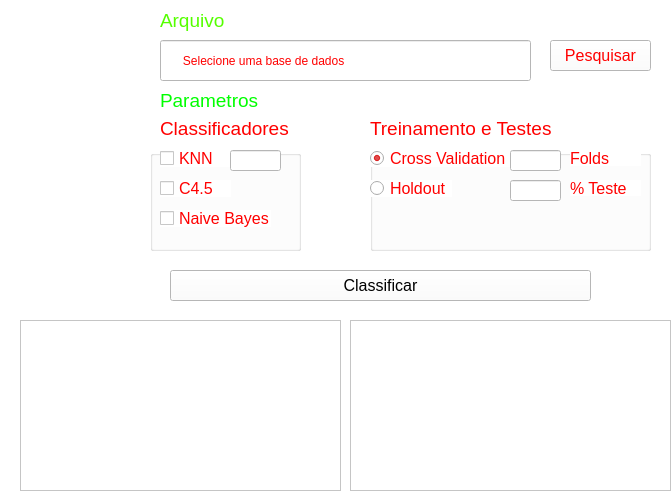
<?xml version="1.0" encoding="UTF-8"?>
<ui version="4.0">
 <class>janela</class>
 <widget class="QWidget" name="janela">
  <property name="enabled">
   <bool>true</bool>
  </property>
  <property name="geometry">
   <rect>
    <x>0</x>
    <y>0</y>
    <width>672</width>
    <height>492</height>
   </rect>
  </property>
  <property name="windowTitle">
   <string>Classificador de Dados</string>
  </property>
  <property name="styleSheet">
   <string notr="true">background-color: rgb(255, 255, 255);</string>
  </property>
  <widget class="QTableWidget" name="tablePValue">
   <property name="geometry">
    <rect>
     <x>20</x>
     <y>320</y>
     <width>321</width>
     <height>171</height>
    </rect>
   </property>
   <property name="styleSheet">
    <string notr="true">font: 12pt &quot;Arial&quot;;</string>
   </property>
   <property name="rowCount">
    <number>0</number>
   </property>
   <property name="columnCount">
    <number>0</number>
   </property>
  </widget>
  <widget class="QListWidget" name="listAcuracia">
   <property name="enabled">
    <bool>true</bool>
   </property>
   <property name="geometry">
    <rect>
     <x>350</x>
     <y>320</y>
     <width>321</width>
     <height>171</height>
    </rect>
   </property>
   <property name="font">
    <font>
     <family>Arial</family>
     <pointsize>12</pointsize>
    </font>
   </property>
   <property name="styleSheet">
    <string notr="true"/>
   </property>
  </widget>
  <widget class="QWidget" name="widgetDados" native="true">
   <property name="geometry">
    <rect>
     <x>150</x>
     <y>30</y>
     <width>521</width>
     <height>51</height>
    </rect>
   </property>
   <property name="styleSheet">
    <string notr="true">border-color: rgb(0, 255, 0);</string>
   </property>
   <widget class="QPushButton" name="botaoPesquisar">
    <property name="enabled">
     <bool>true</bool>
    </property>
    <property name="geometry">
     <rect>
      <x>400</x>
      <y>10</y>
      <width>101</width>
      <height>31</height>
     </rect>
    </property>
    <property name="font">
     <font>
      <family>Arial</family>
      <pointsize>12</pointsize>
      <strikeout>false</strikeout>
     </font>
    </property>
    <property name="mouseTracking">
     <bool>false</bool>
    </property>
    <property name="styleSheet">
     <string notr="true">color: rgb(255, 0, 0);
border-color: rgb(0, 255, 0);</string>
    </property>
    <property name="text">
     <string>Pesquisar</string>
    </property>
   </widget>
   <widget class="QLineEdit" name="dbInput">
    <property name="geometry">
     <rect>
      <x>10</x>
      <y>10</y>
      <width>371</width>
      <height>41</height>
     </rect>
    </property>
    <property name="palette">
     <palette>
      <active>
       <colorrole role="WindowText">
        <brush brushstyle="SolidPattern">
         <color alpha="255">
          <red>0</red>
          <green>255</green>
          <blue>0</blue>
         </color>
        </brush>
       </colorrole>
       <colorrole role="Button">
        <brush brushstyle="SolidPattern">
         <color alpha="255">
          <red>255</red>
          <green>255</green>
          <blue>255</blue>
         </color>
        </brush>
       </colorrole>
       <colorrole role="Text">
        <brush brushstyle="SolidPattern">
         <color alpha="255">
          <red>255</red>
          <green>0</green>
          <blue>0</blue>
         </color>
        </brush>
       </colorrole>
       <colorrole role="Base">
        <brush brushstyle="SolidPattern">
         <color alpha="255">
          <red>255</red>
          <green>255</green>
          <blue>255</blue>
         </color>
        </brush>
       </colorrole>
       <colorrole role="Window">
        <brush brushstyle="SolidPattern">
         <color alpha="255">
          <red>255</red>
          <green>255</green>
          <blue>255</blue>
         </color>
        </brush>
       </colorrole>
      </active>
      <inactive>
       <colorrole role="WindowText">
        <brush brushstyle="SolidPattern">
         <color alpha="255">
          <red>0</red>
          <green>255</green>
          <blue>0</blue>
         </color>
        </brush>
       </colorrole>
       <colorrole role="Button">
        <brush brushstyle="SolidPattern">
         <color alpha="255">
          <red>255</red>
          <green>255</green>
          <blue>255</blue>
         </color>
        </brush>
       </colorrole>
       <colorrole role="Text">
        <brush brushstyle="SolidPattern">
         <color alpha="255">
          <red>255</red>
          <green>0</green>
          <blue>0</blue>
         </color>
        </brush>
       </colorrole>
       <colorrole role="Base">
        <brush brushstyle="SolidPattern">
         <color alpha="255">
          <red>255</red>
          <green>255</green>
          <blue>255</blue>
         </color>
        </brush>
       </colorrole>
       <colorrole role="Window">
        <brush brushstyle="SolidPattern">
         <color alpha="255">
          <red>255</red>
          <green>255</green>
          <blue>255</blue>
         </color>
        </brush>
       </colorrole>
      </inactive>
      <disabled>
       <colorrole role="WindowText">
        <brush brushstyle="SolidPattern">
         <color alpha="255">
          <red>120</red>
          <green>120</green>
          <blue>120</blue>
         </color>
        </brush>
       </colorrole>
       <colorrole role="Button">
        <brush brushstyle="SolidPattern">
         <color alpha="255">
          <red>255</red>
          <green>255</green>
          <blue>255</blue>
         </color>
        </brush>
       </colorrole>
       <colorrole role="Text">
        <brush brushstyle="SolidPattern">
         <color alpha="255">
          <red>120</red>
          <green>120</green>
          <blue>120</blue>
         </color>
        </brush>
       </colorrole>
       <colorrole role="Base">
        <brush brushstyle="SolidPattern">
         <color alpha="255">
          <red>255</red>
          <green>255</green>
          <blue>255</blue>
         </color>
        </brush>
       </colorrole>
       <colorrole role="Window">
        <brush brushstyle="SolidPattern">
         <color alpha="255">
          <red>255</red>
          <green>255</green>
          <blue>255</blue>
         </color>
        </brush>
       </colorrole>
      </disabled>
     </palette>
    </property>
    <property name="autoFillBackground">
     <bool>false</bool>
    </property>
    <property name="styleSheet">
     <string notr="true">border-color: rgb(0, 255, 0);</string>
    </property>
    <property name="text">
     <string>      Selecione uma base de dados</string>
    </property>
   </widget>
  </widget>
  <widget class="QWidget" name="widgetPrincipal" native="true">
   <property name="geometry">
    <rect>
     <x>150</x>
     <y>90</y>
     <width>521</width>
     <height>221</height>
    </rect>
   </property>
   <widget class="QWidget" name="widgetClassificadores" native="true">
    <property name="geometry">
     <rect>
      <x>0</x>
      <y>30</y>
      <width>191</width>
      <height>151</height>
     </rect>
    </property>
    <widget class="QGroupBox" name="gbClassificadores">
     <property name="geometry">
      <rect>
       <x>0</x>
       <y>30</y>
       <width>151</width>
       <height>101</height>
      </rect>
     </property>
     <property name="title">
      <string/>
     </property>
     <widget class="QCheckBox" name="cbNb">
      <property name="geometry">
       <rect>
        <x>10</x>
        <y>60</y>
        <width>111</width>
        <height>17</height>
       </rect>
      </property>
      <property name="font">
       <font>
        <family>Arial</family>
        <pointsize>12</pointsize>
       </font>
      </property>
      <property name="styleSheet">
       <string notr="true">color: rgb(255, 0, 0);</string>
      </property>
      <property name="text">
       <string>Naive Bayes</string>
      </property>
     </widget>
     <widget class="QCheckBox" name="cbArvores">
      <property name="geometry">
       <rect>
        <x>10</x>
        <y>30</y>
        <width>71</width>
        <height>17</height>
       </rect>
      </property>
      <property name="font">
       <font>
        <family>Arial</family>
        <pointsize>12</pointsize>
       </font>
      </property>
      <property name="styleSheet">
       <string notr="true">color: rgb(255, 0, 0);</string>
      </property>
      <property name="text">
       <string>C4.5</string>
      </property>
     </widget>
     <widget class="QCheckBox" name="cbKnn">
      <property name="geometry">
       <rect>
        <x>10</x>
        <y>0</y>
        <width>71</width>
        <height>17</height>
       </rect>
      </property>
      <property name="font">
       <font>
        <family>Arial</family>
        <pointsize>12</pointsize>
       </font>
      </property>
      <property name="styleSheet">
       <string notr="true">color: rgb(255, 0, 0);</string>
      </property>
      <property name="text">
       <string>KNN</string>
      </property>
      <property name="checked">
       <bool>false</bool>
      </property>
     </widget>
     <widget class="QLineEdit" name="inputK">
      <property name="geometry">
       <rect>
        <x>80</x>
        <y>0</y>
        <width>51</width>
        <height>21</height>
       </rect>
      </property>
      <property name="palette">
       <palette>
        <active>
         <colorrole role="Button">
          <brush brushstyle="SolidPattern">
           <color alpha="255">
            <red>255</red>
            <green>255</green>
            <blue>255</blue>
           </color>
          </brush>
         </colorrole>
         <colorrole role="Text">
          <brush brushstyle="SolidPattern">
           <color alpha="255">
            <red>255</red>
            <green>0</green>
            <blue>0</blue>
           </color>
          </brush>
         </colorrole>
         <colorrole role="Base">
          <brush brushstyle="SolidPattern">
           <color alpha="255">
            <red>255</red>
            <green>255</green>
            <blue>255</blue>
           </color>
          </brush>
         </colorrole>
         <colorrole role="Window">
          <brush brushstyle="SolidPattern">
           <color alpha="255">
            <red>255</red>
            <green>255</green>
            <blue>255</blue>
           </color>
          </brush>
         </colorrole>
        </active>
        <inactive>
         <colorrole role="Button">
          <brush brushstyle="SolidPattern">
           <color alpha="255">
            <red>255</red>
            <green>255</green>
            <blue>255</blue>
           </color>
          </brush>
         </colorrole>
         <colorrole role="Text">
          <brush brushstyle="SolidPattern">
           <color alpha="255">
            <red>255</red>
            <green>0</green>
            <blue>0</blue>
           </color>
          </brush>
         </colorrole>
         <colorrole role="Base">
          <brush brushstyle="SolidPattern">
           <color alpha="255">
            <red>255</red>
            <green>255</green>
            <blue>255</blue>
           </color>
          </brush>
         </colorrole>
         <colorrole role="Window">
          <brush brushstyle="SolidPattern">
           <color alpha="255">
            <red>255</red>
            <green>255</green>
            <blue>255</blue>
           </color>
          </brush>
         </colorrole>
        </inactive>
        <disabled>
         <colorrole role="Button">
          <brush brushstyle="SolidPattern">
           <color alpha="255">
            <red>255</red>
            <green>255</green>
            <blue>255</blue>
           </color>
          </brush>
         </colorrole>
         <colorrole role="Text">
          <brush brushstyle="SolidPattern">
           <color alpha="255">
            <red>120</red>
            <green>120</green>
            <blue>120</blue>
           </color>
          </brush>
         </colorrole>
         <colorrole role="Base">
          <brush brushstyle="SolidPattern">
           <color alpha="255">
            <red>255</red>
            <green>255</green>
            <blue>255</blue>
           </color>
          </brush>
         </colorrole>
         <colorrole role="Window">
          <brush brushstyle="SolidPattern">
           <color alpha="255">
            <red>255</red>
            <green>255</green>
            <blue>255</blue>
           </color>
          </brush>
         </colorrole>
        </disabled>
       </palette>
      </property>
      <property name="text">
       <string/>
      </property>
     </widget>
    </widget>
    <widget class="QLabel" name="labelClassificadores">
     <property name="geometry">
      <rect>
       <x>10</x>
       <y>0</y>
       <width>131</width>
       <height>16</height>
      </rect>
     </property>
     <property name="font">
      <font>
       <family>Arial</family>
       <pointsize>14</pointsize>
      </font>
     </property>
     <property name="styleSheet">
      <string notr="true">color: rgb(255, 0, 0);</string>
     </property>
     <property name="text">
      <string>Classificadores</string>
     </property>
    </widget>
   </widget>
   <widget class="QWidget" name="widgetTestes" native="true">
    <property name="geometry">
     <rect>
      <x>200</x>
      <y>30</y>
      <width>321</width>
      <height>131</height>
     </rect>
    </property>
    <widget class="QLabel" name="labelValidacao">
     <property name="geometry">
      <rect>
       <x>20</x>
       <y>0</y>
       <width>211</width>
       <height>16</height>
      </rect>
     </property>
     <property name="font">
      <font>
       <family>Arial</family>
       <pointsize>14</pointsize>
      </font>
     </property>
     <property name="styleSheet">
      <string notr="true">color: rgb(255, 0, 0);</string>
     </property>
     <property name="text">
      <string>Treinamento e Testes</string>
     </property>
    </widget>
    <widget class="QGroupBox" name="groupBox">
     <property name="geometry">
      <rect>
       <x>20</x>
       <y>30</y>
       <width>281</width>
       <height>101</height>
      </rect>
     </property>
     <property name="title">
      <string/>
     </property>
     <widget class="QRadioButton" name="radioHoldout">
      <property name="geometry">
       <rect>
        <x>0</x>
        <y>30</y>
        <width>82</width>
        <height>17</height>
       </rect>
      </property>
      <property name="font">
       <font>
        <family>Arial</family>
        <pointsize>12</pointsize>
       </font>
      </property>
      <property name="styleSheet">
       <string notr="true">color: rgb(255, 0, 0);</string>
      </property>
      <property name="text">
       <string>Holdout</string>
      </property>
     </widget>
     <widget class="QRadioButton" name="radioCross">
      <property name="enabled">
       <bool>true</bool>
      </property>
      <property name="geometry">
       <rect>
        <x>0</x>
        <y>0</y>
        <width>141</width>
        <height>17</height>
       </rect>
      </property>
      <property name="palette">
       <palette>
        <active>
         <colorrole role="WindowText">
          <brush brushstyle="SolidPattern">
           <color alpha="255">
            <red>255</red>
            <green>0</green>
            <blue>0</blue>
           </color>
          </brush>
         </colorrole>
         <colorrole role="Button">
          <brush brushstyle="SolidPattern">
           <color alpha="255">
            <red>255</red>
            <green>255</green>
            <blue>255</blue>
           </color>
          </brush>
         </colorrole>
         <colorrole role="Dark">
          <brush brushstyle="SolidPattern">
           <color alpha="255">
            <red>0</red>
            <green>255</green>
            <blue>0</blue>
           </color>
          </brush>
         </colorrole>
         <colorrole role="Mid">
          <brush brushstyle="SolidPattern">
           <color alpha="255">
            <red>0</red>
            <green>255</green>
            <blue>0</blue>
           </color>
          </brush>
         </colorrole>
         <colorrole role="Text">
          <brush brushstyle="SolidPattern">
           <color alpha="255">
            <red>255</red>
            <green>0</green>
            <blue>0</blue>
           </color>
          </brush>
         </colorrole>
         <colorrole role="ButtonText">
          <brush brushstyle="SolidPattern">
           <color alpha="255">
            <red>255</red>
            <green>0</green>
            <blue>0</blue>
           </color>
          </brush>
         </colorrole>
         <colorrole role="Base">
          <brush brushstyle="SolidPattern">
           <color alpha="255">
            <red>255</red>
            <green>255</green>
            <blue>255</blue>
           </color>
          </brush>
         </colorrole>
         <colorrole role="Window">
          <brush brushstyle="SolidPattern">
           <color alpha="255">
            <red>255</red>
            <green>255</green>
            <blue>255</blue>
           </color>
          </brush>
         </colorrole>
         <colorrole role="Shadow">
          <brush brushstyle="SolidPattern">
           <color alpha="255">
            <red>0</red>
            <green>255</green>
            <blue>0</blue>
           </color>
          </brush>
         </colorrole>
         <colorrole role="Highlight">
          <brush brushstyle="SolidPattern">
           <color alpha="255">
            <red>0</red>
            <green>255</green>
            <blue>0</blue>
           </color>
          </brush>
         </colorrole>
         <colorrole role="HighlightedText">
          <brush brushstyle="SolidPattern">
           <color alpha="255">
            <red>0</red>
            <green>255</green>
            <blue>0</blue>
           </color>
          </brush>
         </colorrole>
        </active>
        <inactive>
         <colorrole role="WindowText">
          <brush brushstyle="SolidPattern">
           <color alpha="255">
            <red>255</red>
            <green>0</green>
            <blue>0</blue>
           </color>
          </brush>
         </colorrole>
         <colorrole role="Button">
          <brush brushstyle="SolidPattern">
           <color alpha="255">
            <red>255</red>
            <green>255</green>
            <blue>255</blue>
           </color>
          </brush>
         </colorrole>
         <colorrole role="Dark">
          <brush brushstyle="SolidPattern">
           <color alpha="255">
            <red>0</red>
            <green>255</green>
            <blue>0</blue>
           </color>
          </brush>
         </colorrole>
         <colorrole role="Mid">
          <brush brushstyle="SolidPattern">
           <color alpha="255">
            <red>0</red>
            <green>255</green>
            <blue>0</blue>
           </color>
          </brush>
         </colorrole>
         <colorrole role="Text">
          <brush brushstyle="SolidPattern">
           <color alpha="255">
            <red>255</red>
            <green>0</green>
            <blue>0</blue>
           </color>
          </brush>
         </colorrole>
         <colorrole role="ButtonText">
          <brush brushstyle="SolidPattern">
           <color alpha="255">
            <red>255</red>
            <green>0</green>
            <blue>0</blue>
           </color>
          </brush>
         </colorrole>
         <colorrole role="Base">
          <brush brushstyle="SolidPattern">
           <color alpha="255">
            <red>255</red>
            <green>255</green>
            <blue>255</blue>
           </color>
          </brush>
         </colorrole>
         <colorrole role="Window">
          <brush brushstyle="SolidPattern">
           <color alpha="255">
            <red>255</red>
            <green>255</green>
            <blue>255</blue>
           </color>
          </brush>
         </colorrole>
         <colorrole role="Shadow">
          <brush brushstyle="SolidPattern">
           <color alpha="255">
            <red>0</red>
            <green>255</green>
            <blue>0</blue>
           </color>
          </brush>
         </colorrole>
         <colorrole role="Highlight">
          <brush brushstyle="SolidPattern">
           <color alpha="255">
            <red>0</red>
            <green>255</green>
            <blue>0</blue>
           </color>
          </brush>
         </colorrole>
         <colorrole role="HighlightedText">
          <brush brushstyle="SolidPattern">
           <color alpha="255">
            <red>0</red>
            <green>255</green>
            <blue>0</blue>
           </color>
          </brush>
         </colorrole>
        </inactive>
        <disabled>
         <colorrole role="WindowText">
          <brush brushstyle="SolidPattern">
           <color alpha="255">
            <red>255</red>
            <green>0</green>
            <blue>0</blue>
           </color>
          </brush>
         </colorrole>
         <colorrole role="Button">
          <brush brushstyle="SolidPattern">
           <color alpha="255">
            <red>255</red>
            <green>255</green>
            <blue>255</blue>
           </color>
          </brush>
         </colorrole>
         <colorrole role="Dark">
          <brush brushstyle="SolidPattern">
           <color alpha="255">
            <red>0</red>
            <green>255</green>
            <blue>0</blue>
           </color>
          </brush>
         </colorrole>
         <colorrole role="Mid">
          <brush brushstyle="SolidPattern">
           <color alpha="255">
            <red>0</red>
            <green>255</green>
            <blue>0</blue>
           </color>
          </brush>
         </colorrole>
         <colorrole role="Text">
          <brush brushstyle="SolidPattern">
           <color alpha="255">
            <red>255</red>
            <green>0</green>
            <blue>0</blue>
           </color>
          </brush>
         </colorrole>
         <colorrole role="ButtonText">
          <brush brushstyle="SolidPattern">
           <color alpha="255">
            <red>255</red>
            <green>0</green>
            <blue>0</blue>
           </color>
          </brush>
         </colorrole>
         <colorrole role="Base">
          <brush brushstyle="SolidPattern">
           <color alpha="255">
            <red>255</red>
            <green>255</green>
            <blue>255</blue>
           </color>
          </brush>
         </colorrole>
         <colorrole role="Window">
          <brush brushstyle="SolidPattern">
           <color alpha="255">
            <red>255</red>
            <green>255</green>
            <blue>255</blue>
           </color>
          </brush>
         </colorrole>
         <colorrole role="Shadow">
          <brush brushstyle="SolidPattern">
           <color alpha="255">
            <red>0</red>
            <green>255</green>
            <blue>0</blue>
           </color>
          </brush>
         </colorrole>
         <colorrole role="Highlight">
          <brush brushstyle="SolidPattern">
           <color alpha="255">
            <red>0</red>
            <green>255</green>
            <blue>0</blue>
           </color>
          </brush>
         </colorrole>
         <colorrole role="HighlightedText">
          <brush brushstyle="SolidPattern">
           <color alpha="255">
            <red>0</red>
            <green>255</green>
            <blue>0</blue>
           </color>
          </brush>
         </colorrole>
        </disabled>
       </palette>
      </property>
      <property name="font">
       <font>
        <family>Arial</family>
        <pointsize>12</pointsize>
       </font>
      </property>
      <property name="acceptDrops">
       <bool>false</bool>
      </property>
      <property name="styleSheet">
       <string notr="true">color: rgb(255, 0, 0);
selection-background-color: rgb(0, 255, 0);
selection-color: rgb(0, 255, 0);</string>
      </property>
      <property name="text">
       <string>Cross Validation</string>
      </property>
      <property name="checked">
       <bool>true</bool>
      </property>
     </widget>
     <widget class="QLineEdit" name="inputHoldout">
      <property name="geometry">
       <rect>
        <x>140</x>
        <y>30</y>
        <width>51</width>
        <height>21</height>
       </rect>
      </property>
      <property name="palette">
       <palette>
        <active>
         <colorrole role="Button">
          <brush brushstyle="SolidPattern">
           <color alpha="255">
            <red>255</red>
            <green>255</green>
            <blue>255</blue>
           </color>
          </brush>
         </colorrole>
         <colorrole role="Text">
          <brush brushstyle="SolidPattern">
           <color alpha="255">
            <red>255</red>
            <green>0</green>
            <blue>0</blue>
           </color>
          </brush>
         </colorrole>
         <colorrole role="Base">
          <brush brushstyle="SolidPattern">
           <color alpha="255">
            <red>255</red>
            <green>255</green>
            <blue>255</blue>
           </color>
          </brush>
         </colorrole>
         <colorrole role="Window">
          <brush brushstyle="SolidPattern">
           <color alpha="255">
            <red>255</red>
            <green>255</green>
            <blue>255</blue>
           </color>
          </brush>
         </colorrole>
        </active>
        <inactive>
         <colorrole role="Button">
          <brush brushstyle="SolidPattern">
           <color alpha="255">
            <red>255</red>
            <green>255</green>
            <blue>255</blue>
           </color>
          </brush>
         </colorrole>
         <colorrole role="Text">
          <brush brushstyle="SolidPattern">
           <color alpha="255">
            <red>255</red>
            <green>0</green>
            <blue>0</blue>
           </color>
          </brush>
         </colorrole>
         <colorrole role="Base">
          <brush brushstyle="SolidPattern">
           <color alpha="255">
            <red>255</red>
            <green>255</green>
            <blue>255</blue>
           </color>
          </brush>
         </colorrole>
         <colorrole role="Window">
          <brush brushstyle="SolidPattern">
           <color alpha="255">
            <red>255</red>
            <green>255</green>
            <blue>255</blue>
           </color>
          </brush>
         </colorrole>
        </inactive>
        <disabled>
         <colorrole role="Button">
          <brush brushstyle="SolidPattern">
           <color alpha="255">
            <red>255</red>
            <green>255</green>
            <blue>255</blue>
           </color>
          </brush>
         </colorrole>
         <colorrole role="Text">
          <brush brushstyle="SolidPattern">
           <color alpha="255">
            <red>120</red>
            <green>120</green>
            <blue>120</blue>
           </color>
          </brush>
         </colorrole>
         <colorrole role="Base">
          <brush brushstyle="SolidPattern">
           <color alpha="255">
            <red>255</red>
            <green>255</green>
            <blue>255</blue>
           </color>
          </brush>
         </colorrole>
         <colorrole role="Window">
          <brush brushstyle="SolidPattern">
           <color alpha="255">
            <red>255</red>
            <green>255</green>
            <blue>255</blue>
           </color>
          </brush>
         </colorrole>
        </disabled>
       </palette>
      </property>
      <property name="text">
       <string/>
      </property>
     </widget>
     <widget class="QLabel" name="labelHoldout">
      <property name="geometry">
       <rect>
        <x>200</x>
        <y>30</y>
        <width>71</width>
        <height>16</height>
       </rect>
      </property>
      <property name="font">
       <font>
        <family>Arial</family>
        <pointsize>12</pointsize>
       </font>
      </property>
      <property name="styleSheet">
       <string notr="true">color: rgb(255, 0, 0);</string>
      </property>
      <property name="text">
       <string>% Teste</string>
      </property>
     </widget>
     <widget class="QLineEdit" name="inputFold">
      <property name="geometry">
       <rect>
        <x>140</x>
        <y>0</y>
        <width>51</width>
        <height>21</height>
       </rect>
      </property>
      <property name="palette">
       <palette>
        <active>
         <colorrole role="Button">
          <brush brushstyle="SolidPattern">
           <color alpha="255">
            <red>255</red>
            <green>255</green>
            <blue>255</blue>
           </color>
          </brush>
         </colorrole>
         <colorrole role="Text">
          <brush brushstyle="SolidPattern">
           <color alpha="255">
            <red>255</red>
            <green>0</green>
            <blue>0</blue>
           </color>
          </brush>
         </colorrole>
         <colorrole role="Base">
          <brush brushstyle="SolidPattern">
           <color alpha="255">
            <red>255</red>
            <green>255</green>
            <blue>255</blue>
           </color>
          </brush>
         </colorrole>
         <colorrole role="Window">
          <brush brushstyle="SolidPattern">
           <color alpha="255">
            <red>255</red>
            <green>255</green>
            <blue>255</blue>
           </color>
          </brush>
         </colorrole>
        </active>
        <inactive>
         <colorrole role="Button">
          <brush brushstyle="SolidPattern">
           <color alpha="255">
            <red>255</red>
            <green>255</green>
            <blue>255</blue>
           </color>
          </brush>
         </colorrole>
         <colorrole role="Text">
          <brush brushstyle="SolidPattern">
           <color alpha="255">
            <red>255</red>
            <green>0</green>
            <blue>0</blue>
           </color>
          </brush>
         </colorrole>
         <colorrole role="Base">
          <brush brushstyle="SolidPattern">
           <color alpha="255">
            <red>255</red>
            <green>255</green>
            <blue>255</blue>
           </color>
          </brush>
         </colorrole>
         <colorrole role="Window">
          <brush brushstyle="SolidPattern">
           <color alpha="255">
            <red>255</red>
            <green>255</green>
            <blue>255</blue>
           </color>
          </brush>
         </colorrole>
        </inactive>
        <disabled>
         <colorrole role="Button">
          <brush brushstyle="SolidPattern">
           <color alpha="255">
            <red>255</red>
            <green>255</green>
            <blue>255</blue>
           </color>
          </brush>
         </colorrole>
         <colorrole role="Text">
          <brush brushstyle="SolidPattern">
           <color alpha="255">
            <red>120</red>
            <green>120</green>
            <blue>120</blue>
           </color>
          </brush>
         </colorrole>
         <colorrole role="Base">
          <brush brushstyle="SolidPattern">
           <color alpha="255">
            <red>255</red>
            <green>255</green>
            <blue>255</blue>
           </color>
          </brush>
         </colorrole>
         <colorrole role="Window">
          <brush brushstyle="SolidPattern">
           <color alpha="255">
            <red>255</red>
            <green>255</green>
            <blue>255</blue>
           </color>
          </brush>
         </colorrole>
        </disabled>
       </palette>
      </property>
      <property name="text">
       <string/>
      </property>
     </widget>
     <widget class="QLabel" name="labelHoldout_2">
      <property name="geometry">
       <rect>
        <x>200</x>
        <y>0</y>
        <width>71</width>
        <height>16</height>
       </rect>
      </property>
      <property name="font">
       <font>
        <family>Arial</family>
        <pointsize>12</pointsize>
       </font>
      </property>
      <property name="styleSheet">
       <string notr="true">color: rgb(255, 0, 0);</string>
      </property>
      <property name="text">
       <string>Folds</string>
      </property>
     </widget>
    </widget>
   </widget>
   <widget class="QPushButton" name="botaoClassificar">
    <property name="geometry">
     <rect>
      <x>20</x>
      <y>180</y>
      <width>421</width>
      <height>31</height>
     </rect>
    </property>
    <property name="font">
     <font>
      <family>Arial</family>
      <pointsize>12</pointsize>
      <strikeout>false</strikeout>
     </font>
    </property>
    <property name="text">
     <string>Classificar</string>
    </property>
   </widget>
   <widget class="QLabel" name="labelArquivo_2">
    <property name="geometry">
     <rect>
      <x>10</x>
      <y>0</y>
      <width>101</width>
      <height>21</height>
     </rect>
    </property>
    <property name="font">
     <font>
      <family>Arial</family>
      <pointsize>14</pointsize>
     </font>
    </property>
    <property name="styleSheet">
     <string notr="true">color: rgb(0, 255, 0);</string>
    </property>
    <property name="text">
     <string>Parametros</string>
    </property>
   </widget>
  </widget>
  <widget class="QLabel" name="labelArquivo">
   <property name="geometry">
    <rect>
     <x>160</x>
     <y>10</y>
     <width>71</width>
     <height>21</height>
    </rect>
   </property>
   <property name="font">
    <font>
     <family>Arial</family>
     <pointsize>14</pointsize>
    </font>
   </property>
   <property name="styleSheet">
    <string notr="true">color: rgb(85, 255, 0);</string>
   </property>
   <property name="text">
    <string>Arquivo</string>
   </property>
  </widget>
  <widget class="QLabel" name="label">
   <property name="geometry">
    <rect>
     <x>10</x>
     <y>20</y>
     <width>141</width>
     <height>171</height>
    </rect>
   </property>
   <property name="styleSheet">
    <string notr="true">background: url(C:/Users/Felipe/Documents/aplicativo tcc/logoifms.png) no-repeat;</string>
   </property>
   <property name="text">
    <string/>
   </property>
  </widget>
 </widget>
 <resources/>
 <connections/>
</ui>
